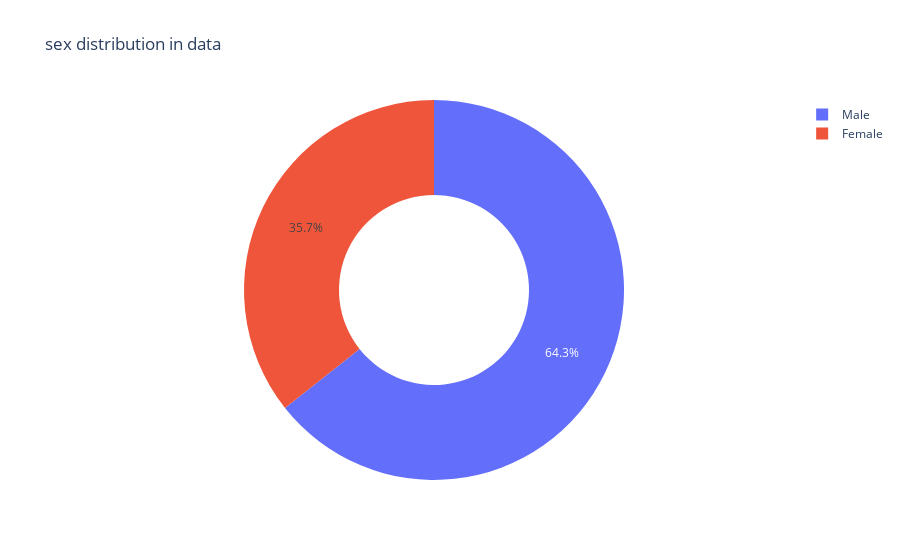

The notebook cell this image was saved under:
### Code cell
get_pie_chart(tips,'sex')

### Figure 1 — Plotly figure (JSON) as saved in the notebook; plotly's stock layout.template omitted (floating-point values rounded to 4 significant figures)
{"data": [{"domain": {"x": [0, 1], "y": [0, 1]}, "hole": 0.5, "hovertemplate": "sex=%{label}<br>value=%{value}<extra></extra>", "labels": ["Male", "Female"], "legendgroup": "", "name": "", "showlegend": true, "type": "pie", "values": [157, 87]}], "layout": {"legend": {"tracegroupgap": 0}, "title": {"text": "sex distribution in data"}}}
